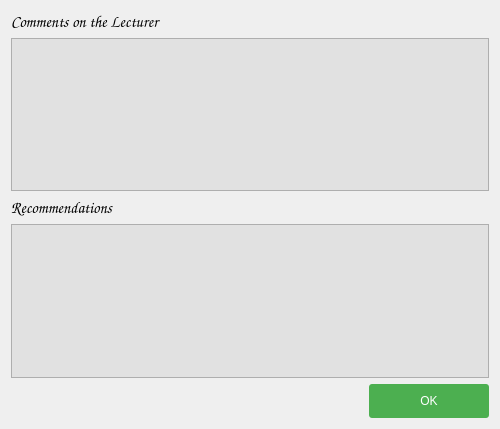
<?xml version="1.0" encoding="UTF-8"?>
<ui version="4.0">
 <class>Dialog</class>
 <widget class="QDialog" name="Dialog">
  <property name="geometry">
   <rect>
    <x>0</x>
    <y>0</y>
    <width>500</width>
    <height>429</height>
   </rect>
  </property>
  <property name="windowTitle">
   <string>Dialog</string>
  </property>
  <property name="styleSheet">
   <string notr="true">QLabel {
font-size: 16px;
font-family: Comic Sans Ms
}

QPushButton {
background-color: #4CAF50;
selection-color: rgb(255, 255, 255);
border-radius: 3px;
color: white;
text-align: center;
text-decoration: none;
font: 10pt &quot;Comic Sans MS&quot;;
}
QPushButton:hover {
background-color: #ffffff;
color: #000000;
border: 2px solid  #4CAF50;
}

QTextBrowser{
	
	background-color: rgb(225, 225, 225);
	font: 10pt &quot;Menlo&quot;;

}
</string>
  </property>
  <layout class="QVBoxLayout" name="verticalLayout">
   <item>
    <widget class="QLabel" name="label_2">
     <property name="text">
      <string>Comments on the Lecturer</string>
     </property>
    </widget>
   </item>
   <item>
    <widget class="QTextBrowser" name="comments"/>
   </item>
   <item>
    <widget class="QLabel" name="label">
     <property name="text">
      <string>Recommendations</string>
     </property>
    </widget>
   </item>
   <item>
    <widget class="QTextBrowser" name="recommnd"/>
   </item>
   <item>
    <layout class="QHBoxLayout" name="horizontalLayout">
     <item>
      <spacer name="horizontalSpacer">
       <property name="orientation">
        <enum>Qt::Horizontal</enum>
       </property>
       <property name="sizeHint" stdset="0">
        <size>
         <width>40</width>
         <height>20</height>
        </size>
       </property>
      </spacer>
     </item>
     <item>
      <widget class="QDialogButtonBox" name="buttonBox">
       <property name="styleSheet">
        <string notr="true">padding: 10px;
width: 100px;</string>
       </property>
       <property name="orientation">
        <enum>Qt::Horizontal</enum>
       </property>
       <property name="standardButtons">
        <set>QDialogButtonBox::Ok</set>
       </property>
      </widget>
     </item>
    </layout>
   </item>
  </layout>
 </widget>
 <resources/>
 <connections>
  <connection>
   <sender>buttonBox</sender>
   <signal>accepted()</signal>
   <receiver>Dialog</receiver>
   <slot>accept()</slot>
   <hints>
    <hint type="sourcelabel">
     <x>248</x>
     <y>254</y>
    </hint>
    <hint type="destinationlabel">
     <x>157</x>
     <y>274</y>
    </hint>
   </hints>
  </connection>
  <connection>
   <sender>buttonBox</sender>
   <signal>rejected()</signal>
   <receiver>Dialog</receiver>
   <slot>reject()</slot>
   <hints>
    <hint type="sourcelabel">
     <x>316</x>
     <y>260</y>
    </hint>
    <hint type="destinationlabel">
     <x>286</x>
     <y>274</y>
    </hint>
   </hints>
  </connection>
 </connections>
</ui>
